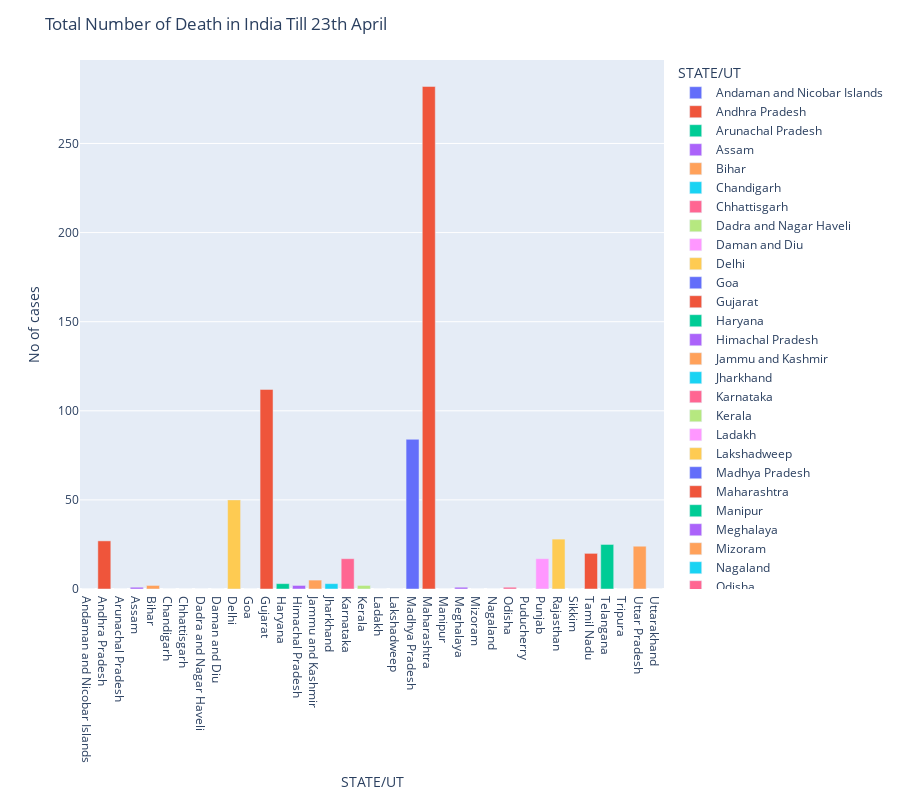

Notebook cell for this chart:
### Code cell
dead_df = death_df.loc[: , ["STATE/UT", "4/23/2020"]]
dead_df = dead_df[ :-1]
fig = px.bar(dead_df, x="STATE/UT", y="4/23/2020", color="STATE/UT", labels={'4/23/2020':'No of cases'}, height=800)
fig.update_layout(title='Total Number of Death in India Till 23th April')
fig.show()

### Figure 1 — Plotly figure (JSON) as saved in the notebook; plotly's stock layout.template omitted (floating-point values rounded to 4 significant figures)
{"data": [{"alignmentgroup": "True", "hovertemplate": "STATE/UT=%{x}<br>No of cases=%{y}<extra></extra>", "legendgroup": "Andaman and Nicobar Islands", "marker": {"color": "#636efa"}, "name": "Andaman and Nicobar Islands", "offsetgroup": "Andaman and Nicobar Islands", "orientation": "v", "showlegend": true, "textposition": "auto", "type": "bar", "x": ["Andaman and Nicobar Islands"], "xaxis": "x", "y": [0], "yaxis": "y"}, {"alignmentgroup": "True", "hovertemplate": "STATE/UT=%{x}<br>No of cases=%{y}<extra></extra>", "legendgroup": "Andhra Pradesh", "marker": {"color": "#EF553B"}, "name": "Andhra Pradesh", "offsetgroup": "Andhra Pradesh", "orientation": "v", "showlegend": true, "textposition": "auto", "type": "bar", "x": ["Andhra Pradesh"], "xaxis": "x", "y": [27], "yaxis": "y"}, {"alignmentgroup": "True", "hovertemplate": "STATE/UT=%{x}<br>No of cases=%{y}<extra></extra>", "legendgroup": "Arunachal Pradesh", "marker": {"color": "#00cc96"}, "name": "Arunachal Pradesh", "offsetgroup": "Arunachal Pradesh", "orientation": "v", "showlegend": true, "textposition": "auto", "type": "bar", "x": ["Arunachal Pradesh"], "xaxis": "x", "y": [0], "yaxis": "y"}, {"alignmentgroup": "True", "hovertemplate": "STATE/UT=%{x}<br>No of cases=%{y}<extra></extra>", "legendgroup": "Assam", "marker": {"color": "#ab63fa"}, "name": "Assam", "offsetgroup": "Assam", "orientation": "v", "showlegend": true, "textposition": "auto", "type": "bar", "x": ["Assam"], "xaxis": "x", "y": [1], "yaxis": "y"}, {"alignmentgroup": "True", "hovertemplate": "STATE/UT=%{x}<br>No of cases=%{y}<extra></extra>", "legendgroup": "Bihar", "marker": {"color": "#FFA15A"}, "name": "Bihar", "offsetgroup": "Bihar", "orientation": "v", "showlegend": true, "textposition": "auto", "type": "bar", "x": ["Bihar"], "xaxis": "x", "y": [2], "yaxis": "y"}, {"alignmentgroup": "True", "hovertemplate": "STATE/UT=%{x}<br>No of cases=%{y}<extra></extra>", "legendgroup": "Chandigarh", "marker": {"color": "#19d3f3"}, "name": "Chandigarh", "offsetgroup": "Chandigarh", "orientation": "v", "showlegend": true, "textposition": "auto", "type": "bar", "x": ["Chandigarh"], "xaxis": "x", "y": [0], "yaxis": "y"}, {"alignmentgroup": "True", "hovertemplate": "STATE/UT=%{x}<br>No of cases=%{y}<extra></extra>", "legendgroup": "Chhattisgarh", "marker": {"color": "#FF6692"}, "name": "Chhattisgarh", "offsetgroup": "Chhattisgarh", "orientation": "v", "showlegend": true, "textposition": "auto", "type": "bar", "x": ["Chhattisgarh"], "xaxis": "x", "y": [0], "yaxis": "y"}, {"alignmentgroup": "True", "hovertemplate": "STATE/UT=%{x}<br>No of cases=%{y}<extra></extra>", "legendgroup": "Dadra and Nagar Haveli", "marker": {"color": "#B6E880"}, "name": "Dadra and Nagar Haveli", "offsetgroup": "Dadra and Nagar Haveli", "orientation": "v", "showlegend": true, "textposition": "auto", "type": "bar", "x": ["Dadra and Nagar Haveli"], "xaxis": "x", "y": [0], "yaxis": "y"}, {"alignmentgroup": "True", "hovertemplate": "STATE/UT=%{x}<br>No of cases=%{y}<extra></extra>", "legendgroup": "Daman and Diu", "marker": {"color": "#FF97FF"}, "name": "Daman and Diu", "offsetgroup": "Daman and Diu", "orientation": "v", "showlegend": true, "textposition": "auto", "type": "bar", "x": ["Daman and Diu"], "xaxis": "x", "y": [0], "yaxis": "y"}, {"alignmentgroup": "True", "hovertemplate": "STATE/UT=%{x}<br>No of cases=%{y}<extra></extra>", "legendgroup": "Delhi", "marker": {"color": "#FECB52"}, "name": "Delhi", "offsetgroup": "Delhi", "orientation": "v", "showlegend": true, "textposition": "auto", "type": "bar", "x": ["Delhi"], "xaxis": "x", "y": [50], "yaxis": "y"}, {"alignmentgroup": "True", "hovertemplate": "STATE/UT=%{x}<br>No of cases=%{y}<extra></extra>", "legendgroup": "Goa", "marker": {"color": "#636efa"}, "name": "Goa", "offsetgroup": "Goa", "orientation": "v", "showlegend": true, "textposition": "auto", "type": "bar", "x": ["Goa"], "xaxis": "x", "y": [0], "yaxis": "y"}, {"alignmentgroup": "True", "hovertemplate": "STATE/UT=%{x}<br>No of cases=%{y}<extra></extra>", "legendgroup": "Gujarat", "marker": {"color": "#EF553B"}, "name": "Gujarat", "offsetgroup": "Gujarat", "orientation": "v", "showlegend": true, "textposition": "auto", "type": "bar", "x": ["Gujarat"], "xaxis": "x", "y": [112], "yaxis": "y"}, {"alignmentgroup": "True", "hovertemplate": "STATE/UT=%{x}<br>No of cases=%{y}<extra></extra>", "legendgroup": "Haryana", "marker": {"color": "#00cc96"}, "name": "Haryana", "offsetgroup": "Haryana", "orientation": "v", "showlegend": true, "textposition": "auto", "type": "bar", "x": ["Haryana"], "xaxis": "x", "y": [3], "yaxis": "y"}, {"alignmentgroup": "True", "hovertemplate": "STATE/UT=%{x}<br>No of cases=%{y}<extra></extra>", "legendgroup": "Himachal Pradesh", "marker": {"color": "#ab63fa"}, "name": "Himachal Pradesh", "offsetgroup": "Himachal Pradesh", "orientation": "v", "showlegend": true, "textposition": "auto", "type": "bar", "x": ["Himachal Pradesh"], "xaxis": "x", "y": [2], "yaxis": "y"}, {"alignmentgroup": "True", "hovertemplate": "STATE/UT=%{x}<br>No of cases=%{y}<extra></extra>", "legendgroup": "Jammu and Kashmir", "marker": {"color": "#FFA15A"}, "name": "Jammu and Kashmir", "offsetgroup": "Jammu and Kashmir", "orientation": "v", "showlegend": true, "textposition": "auto", "type": "bar", "x": ["Jammu and Kashmir"], "xaxis": "x", "y": [5], "yaxis": "y"}, {"alignmentgroup": "True", "hovertemplate": "STATE/UT=%{x}<br>No of cases=%{y}<extra></extra>", "legendgroup": "Jharkhand", "marker": {"color": "#19d3f3"}, "name": "Jharkhand", "offsetgroup": "Jharkhand", "orientation": "v", "showlegend": true, "textposition": "auto", "type": "bar", "x": ["Jharkhand"], "xaxis": "x", "y": [3], "yaxis": "y"}, {"alignmentgroup": "True", "hovertemplate": "STATE/UT=%{x}<br>No of cases=%{y}<extra></extra>", "legendgroup": "Karnataka", "marker": {"color": "#FF6692"}, "name": "Karnataka", "offsetgroup": "Karnataka", "orientation": "v", "showlegend": true, "textposition": "auto", "type": "bar", "x": ["Karnataka"], "xaxis": "x", "y": [17], "yaxis": "y"}, {"alignmentgroup": "True", "hovertemplate": "STATE/UT=%{x}<br>No of cases=%{y}<extra></extra>", "legendgroup": "Kerala", "marker": {"color": "#B6E880"}, "name": "Kerala", "offsetgroup": "Kerala", "orientation": "v", "showlegend": true, "textposition": "auto", "type": "bar", "x": ["Kerala"], "xaxis": "x", "y": [2], "yaxis": "y"}, {"alignmentgroup": "True", "hovertemplate": "STATE/UT=%{x}<br>No of cases=%{y}<extra></extra>", "legendgroup": "Ladakh", "marker": {"color": "#FF97FF"}, "name": "Ladakh", "offsetgroup": "Ladakh", "orientation": "v", "showlegend": true, "textposition": "auto", "type": "bar", "x": ["Ladakh"], "xaxis": "x", "y": [0], "yaxis": "y"}, {"alignmentgroup": "True", "hovertemplate": "STATE/UT=%{x}<br>No of cases=%{y}<extra></extra>", "legendgroup": "Lakshadweep", "marker": {"color": "#FECB52"}, "name": "Lakshadweep", "offsetgroup": "Lakshadweep", "orientation": "v", "showlegend": true, "textposition": "auto", "type": "bar", "x": ["Lakshadweep"], "xaxis": "x", "y": [0], "yaxis": "y"}, {"alignmentgroup": "True", "hovertemplate": "STATE/UT=%{x}<br>No of cases=%{y}<extra></extra>", "legendgroup": "Madhya Pradesh", "marker": {"color": "#636efa"}, "name": "Madhya Pradesh", "offsetgroup": "Madhya Pradesh", "orientation": "v", "showlegend": true, "textposition": "auto", "type": "bar", "x": ["Madhya Pradesh"], "xaxis": "x", "y": [84], "yaxis": "y"}, {"alignmentgroup": "True", "hovertemplate": "STATE/UT=%{x}<br>No of cases=%{y}<extra></extra>", "legendgroup": "Maharashtra", "marker": {"color": "#EF553B"}, "name": "Maharashtra", "offsetgroup": "Maharashtra", "orientation": "v", "showlegend": true, "textposition": "auto", "type": "bar", "x": ["Maharashtra"], "xaxis": "x", "y": [282], "yaxis": "y"}, {"alignmentgroup": "True", "hovertemplate": "STATE/UT=%{x}<br>No of cases=%{y}<extra></extra>", "legendgroup": "Manipur", "marker": {"color": "#00cc96"}, "name": "Manipur", "offsetgroup": "Manipur", "orientation": "v", "showlegend": true, "textposition": "auto", "type": "bar", "x": ["Manipur"], "xaxis": "x", "y": [0], "yaxis": "y"}, {"alignmentgroup": "True", "hovertemplate": "STATE/UT=%{x}<br>No of cases=%{y}<extra></extra>", "legendgroup": "Meghalaya", "marker": {"color": "#ab63fa"}, "name": "Meghalaya", "offsetgroup": "Meghalaya", "orientation": "v", "showlegend": true, "textposition": "auto", "type": "bar", "x": ["Meghalaya"], "xaxis": "x", "y": [1], "yaxis": "y"}, {"alignmentgroup": "True", "hovertemplate": "STATE/UT=%{x}<br>No of cases=%{y}<extra></extra>", "legendgroup": "Mizoram", "marker": {"color": "#FFA15A"}, "name": "Mizoram", "offsetgroup": "Mizoram", "orientation": "v", "showlegend": true, "textposition": "auto", "type": "bar", "x": ["Mizoram"], "xaxis": "x", "y": [0], "yaxis": "y"}, {"alignmentgroup": "True", "hovertemplate": "STATE/UT=%{x}<br>No of cases=%{y}<extra></extra>", "legendgroup": "Nagaland", "marker": {"color": "#19d3f3"}, "name": "Nagaland", "offsetgroup": "Nagaland", "orientation": "v", "showlegend": true, "textposition": "auto", "type": "bar", "x": ["Nagaland"], "xaxis": "x", "y": [0], "yaxis": "y"}, {"alignmentgroup": "True", "hovertemplate": "STATE/UT=%{x}<br>No of cases=%{y}<extra></extra>", "legendgroup": "Odisha", "marker": {"color": "#FF6692"}, "name": "Odisha", "offsetgroup": "Odisha", "orientation": "v", "showlegend": true, "textposition": "auto", "type": "bar", "x": ["Odisha"], "xaxis": "x", "y": [1], "yaxis": "y"}, {"alignmentgroup": "True", "hovertemplate": "STATE/UT=%{x}<br>No of cases=%{y}<extra></extra>", "legendgroup": "Puducherry", "marker": {"color": "#B6E880"}, "name": "Puducherry", "offsetgroup": "Puducherry", "orientation": "v", "showlegend": true, "textposition": "auto", "type": "bar", "x": ["Puducherry"], "xaxis": "x", "y": [0], "yaxis": "y"}, {"alignmentgroup": "True", "hovertemplate": "STATE/UT=%{x}<br>No of cases=%{y}<extra></extra>", "legendgroup": "Punjab", "marker": {"color": "#FF97FF"}, "name": "Punjab", "offsetgroup": "Punjab", "orientation": "v", "showlegend": true, "textposition": "auto", "type": "bar", "x": ["Punjab"], "xaxis": "x", "y": [17], "yaxis": "y"}, {"alignmentgroup": "True", "hovertemplate": "STATE/UT=%{x}<br>No of cases=%{y}<extra></extra>", "legendgroup": "Rajasthan", "marker": {"color": "#FECB52"}, "name": "Rajasthan", "offsetgroup": "Rajasthan", "orientation": "v", "showlegend": true, "textposition": "auto", "type": "bar", "x": ["Rajasthan"], "xaxis": "x", "y": [28], "yaxis": "y"}, {"alignmentgroup": "True", "hovertemplate": "STATE/UT=%{x}<br>No of cases=%{y}<extra></extra>", "legendgroup": "Sikkim", "marker": {"color": "#636efa"}, "name": "Sikkim", "offsetgroup": "Sikkim", "orientation": "v", "showlegend": true, "textposition": "auto", "type": "bar", "x": ["Sikkim"], "xaxis": "x", "y": [0], "yaxis": "y"}, {"alignmentgroup": "True", "hovertemplate": "STATE/UT=%{x}<br>No of cases=%{y}<extra></extra>", "legendgroup": "Tamil Nadu", "marker": {"color": "#EF553B"}, "name": "Tamil Nadu", "offsetgroup": "Tamil Nadu", "orientation": "v", "showlegend": true, "textposition": "auto", "type": "bar", "x": ["Tamil Nadu"], "xaxis": "x", "y": [20], "yaxis": "y"}, {"alignmentgroup": "True", "hovertemplate": "STATE/UT=%{x}<br>No of cases=%{y}<extra></extra>", "legendgroup": "Telangana", "marker": {"color": "#00cc96"}, "name": "Telangana", "offsetgroup": "Telangana", "orientation": "v", "showlegend": true, "textposition": "auto", "type": "bar", "x": ["Telangana"], "xaxis": "x", "y": [25], "yaxis": "y"}, {"alignmentgroup": "True", "hovertemplate": "STATE/UT=%{x}<br>No of cases=%{y}<extra></extra>", "legendgroup": "Tripura", "marker": {"color": "#ab63fa"}, "name": "Tripura", "offsetgroup": "Tripura", "orientation": "v", "showlegend": true, "textposition": "auto", "type": "bar", "x": ["Tripura"], "xaxis": "x", "y": [0], "yaxis": "y"}, {"alignmentgroup": "True", "hovertemplate": "STATE/UT=%{x}<br>No of cases=%{y}<extra></extra>", "legendgroup": "Uttar Pradesh", "marker": {"color": "#FFA15A"}, "name": "Uttar Pradesh", "offsetgroup": "Uttar Pradesh", "orientation": "v", "showlegend": true, "textposition": "auto", "type": "bar", "x": ["Uttar Pradesh"], "xaxis": "x", "y": [24], "yaxis": "y"}, {"alignmentgroup": "True", "hovertemplate": "STATE/UT=%{x}<br>No of cases=%{y}<extra></extra>", "legendgroup": "Uttarakhand", "marker": {"color": "#19d3f3"}, "name": "Uttarakhand", "offsetgroup": "Uttarakhand", "orientation": "v", "showlegend": true, "textposition": "auto", "type": "bar", "x": ["Uttarakhand"], "xaxis": "x", "y": [0], "yaxis": "y"}], "layout": {"barmode": "relative", "height": 800, "legend": {"title": {"text": "STATE/UT"}, "tracegroupgap": 0}, "margin": {"t": 60}, "title": {"text": "Total Number of Death in India Till 23th April"}, "xaxis": {"anchor": "y", "categoryarray": ["Andaman and Nicobar Islands", "Andhra Pradesh", "Arunachal Pradesh", "Assam", "Bihar", "Chandigarh", "Chhattisgarh", "Dadra and Nagar Haveli", "Daman and Diu", "Delhi", "Goa", "Gujarat", "Haryana", "Himachal Pradesh", "Jammu and Kashmir", "Jharkhand", "Karnataka", "Kerala", "Ladakh", "Lakshadweep", "Madhya Pradesh", "Maharashtra", "Manipur", "Meghalaya", "Mizoram", "Nagaland", "Odisha", "Puducherry", "Punjab", "Rajasthan", "Sikkim", "Tamil Nadu", "Telangana", "Tripura", "Uttar Pradesh", "Uttarakhand"], "categoryorder": "array", "domain": [0, 1], "title": {"text": "STATE/UT"}}, "yaxis": {"anchor": "x", "domain": [0, 1], "title": {"text": "No of cases"}}}}
